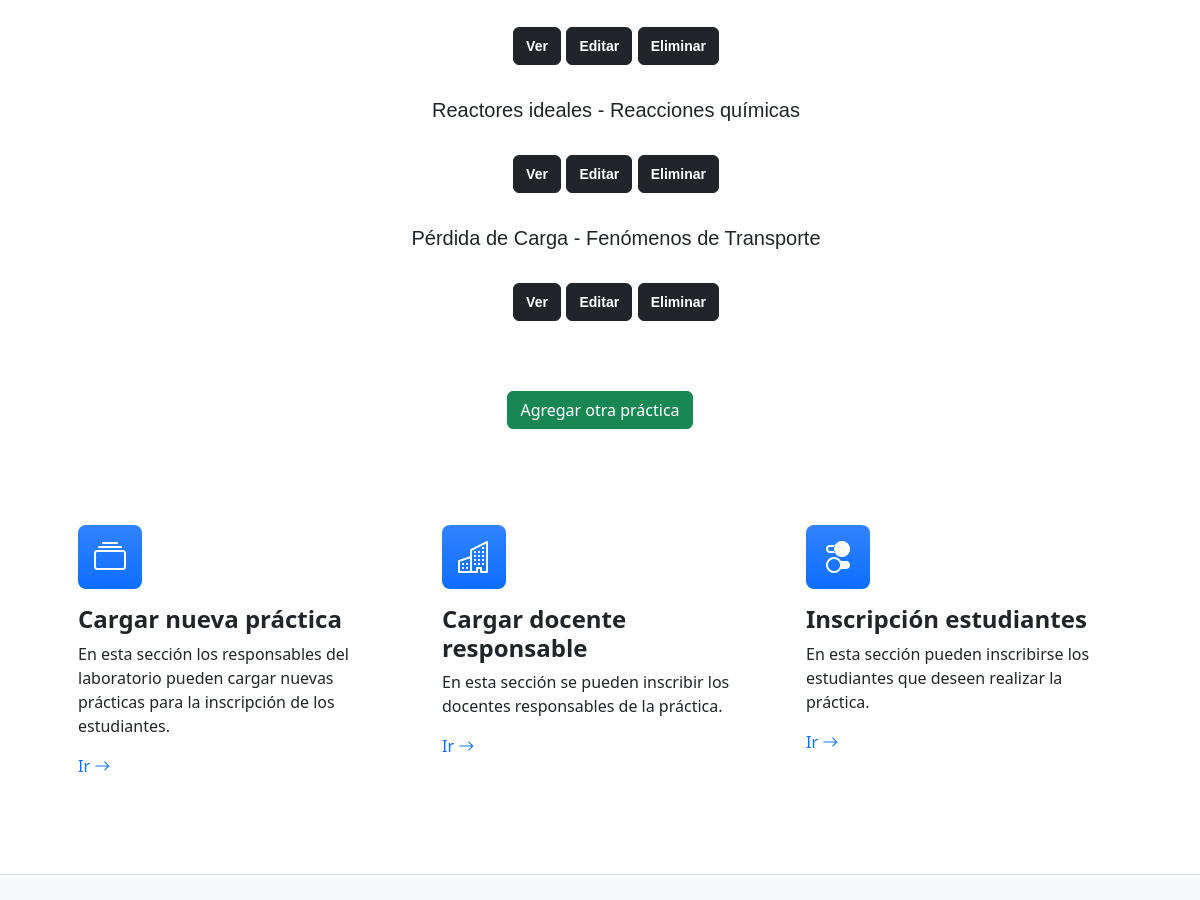
/practicaListado/ (signed in, middle part), run on an earlier commit of the app's database.
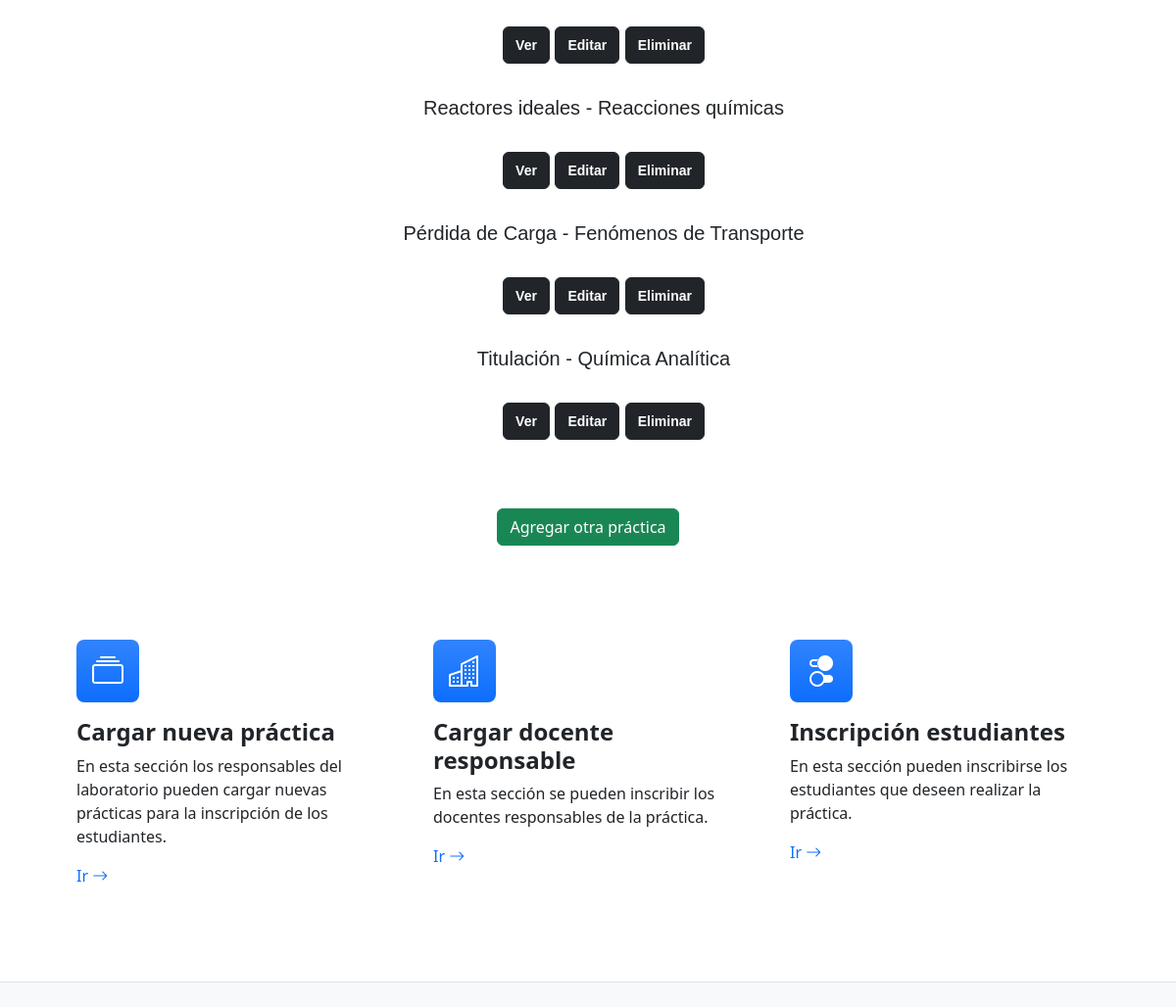
And on a later commit of the database.
### AppLab/models.py (models this page shows, shortened)
class Practica(models.Model):
    nombre = models.CharField(max_length=40)
    asignatura = models.CharField(max_length=30)
    fecha = models.DateField()

### AppLab/views.py (the view)
# urls.py: path('practicaListado/', PracticaListado.as_view(), name = "practicas"),
class PracticaListado(ListView):
    model = Practica
    context_object_name = "practicas"
    template_name = "AppLab/practicaListado.html"

### AppLab/templates/AppLab/practicaListado.html (shortened to what this page needs)
{% extends "AppLab/padre.html" %}
{% load static %}
{% block contenidoQueCambia %}
<div class="container text-center">
    <ul class="practica-list">
        <br>
        {% for practica in practicas %}
            <li>{{practica.nombre}} - {{practica.asignatura}}</li>
                <br>
                <button class="btn btn-dark">
                    <a href="{% url 'practica' practica.id %}" class="btn-link">Ver</a>
                </button>
                <button class="btn btn-dark">
                    <a href="{% url 'practica_editar' practica.id %}" class="btn-link">Editar</a>
                </button>
                <button class="btn btn-dark">
                    <a href="{% url 'practica_borrar' practica.id %}" class="btn-link">Eliminar</a>
                </button>
                <br>
                <br>
        {% endfor %}
    </ul>
    <br>
    <a href="{% url 'practica_crear' %}" class="btn btn-success">Agregar otra práctica</a>
</div>
{% endblock %}

### AppLab/templates/AppLab/padre.html (shortened to what this page needs)
<!DOCTYPE html>
<html lang="en">
    <head>
        {% load static %}
        <link href="https://cdn.jsdelivr.net/npm/bootstrap-icons@1.4.1/font/bootstrap-icons.css" rel="stylesheet" />
        <link href="{% static 'AppLab/css/styles.css' %}" rel="stylesheet" />
    </head>
    <body>
        {% block contenidoQueCambia %}
        {% endblock %}
        <section class="py-5 border-bottom" id="features">
            <div class="container px-5 my-5">
                <div class="row gx-5">
                    <div class="col-lg-4 mb-5 mb-lg-0">
                        <div class="feature bg-primary bg-gradient text-white rounded-3 mb-3"><i class="bi bi-collection"></i></div>
                        <h2 class="h4 fw-bolder">Cargar nueva práctica</h2>
                        <p>En esta sección los responsables del laboratorio pueden cargar nuevas prácticas para la inscripción de los estudiantes.</p>
                        <a class="text-decoration-none" href="{% url 'practicas' %}">
                            Ir
                            <i class="bi bi-arrow-right"></i>
                        </a>
                    </div>
                    <div class="col-lg-4 mb-5 mb-lg-0">
                        <div class="feature bg-primary bg-gradient text-white rounded-3 mb-3"><i class="bi bi-building"></i></div>
                        <h2 class="h4 fw-bolder">Cargar docente responsable</h2>
                        <p>En esta sección se pueden inscribir los docentes responsables de la práctica.</p>
                        <a class="text-decoration-none" href="{% url 'docentes' %}">
                            Ir
                            <i class="bi bi-arrow-right"></i>
                        </a>
                    </div>
                    <div class="col-lg-4">
                        <div class="feature bg-primary bg-gradient text-white rounded-3 mb-3"><i class="bi bi-toggles2"></i></div>
                        <h2 class="h4 fw-bolder">Inscripción estudiantes</h2>
                        <p>En esta sección pueden inscribirse los estudiantes que deseen realizar la práctica.</p>
                        <a class="text-decoration-none" href="{% url 'estudiantes' %}">
                            Ir
                            <i class="bi bi-arrow-right"></i>
                        </a>
                    </div>
                </div>
            </div>
        </section>
        <section class="bg-light py-5">
        </section>
    </body>
</html>

### AppLab/templates/AppLab/practicaListado.html (style rules this page uses)
.btn a { text-decoration: none; }
.btn a { color: white; font-size: 14px; font-weight: bold; }
.practica-list { list-style-type: none; font-family: Arial, sans-serif; font-size: 20px; }

What changed in the data, as far as the page shows it:
added Practica: nombre "Titulación", asignatura "Química Analítica"
